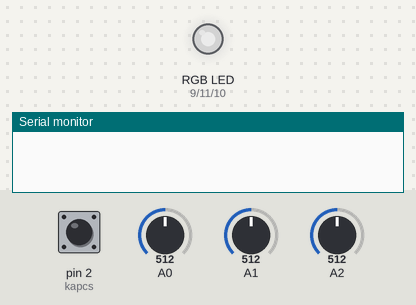
This sketch was run on a simulated Arduino Uno, built with avr-gcc and run on an emulated ATmega328P. Shown: an RGB LED mixed from three pins (HIGH = lit), the last lines printed to the serial monitor. The inputs (shaded band) are chosen by the test bench; at power-on: pin 2 (kapcs) HIGH, A0 = 512, A1 = 512, A2 = 512. Dim RGB values are drawn brighter than linear.

Above: at 3.2 s.
3.3 s: pin 2 (kapcs) pulled LOW for 1 s
At 4.8 s:
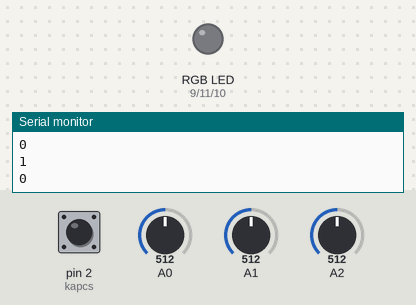
6.3 s: pin 2 (kapcs) pulled LOW for 0.15 s
At 7.6 s:
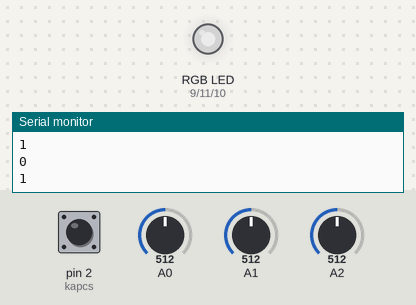
7.9 s: A0 set to 716
At 8.7 s:
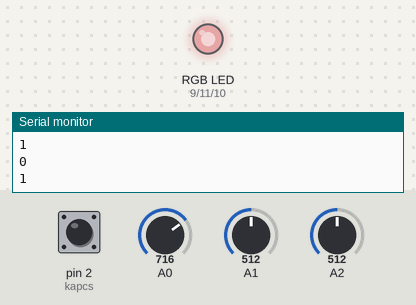
9.4 s: A1 set to 716
At 9.9 s:
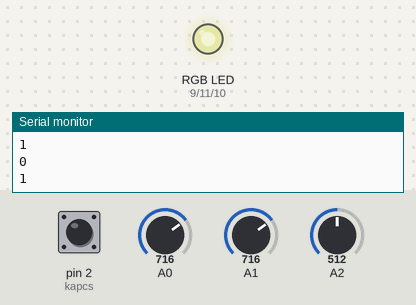
10.9 s: A2 set to 716
At 12.1 s:
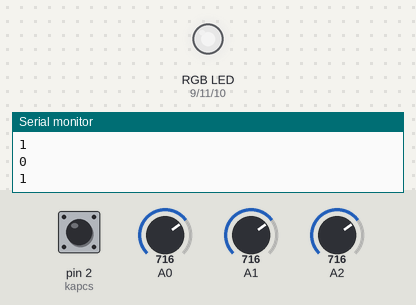
12.4 s: A0 set to 900
At 13.4 s:
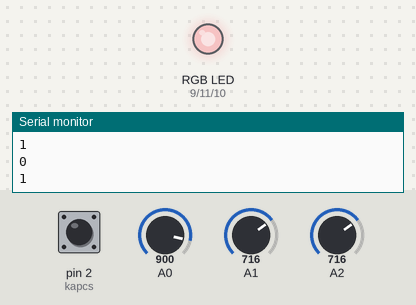
Timing chart, 0 to 14.9 s (numbered marks = the images above; inputs shaded):
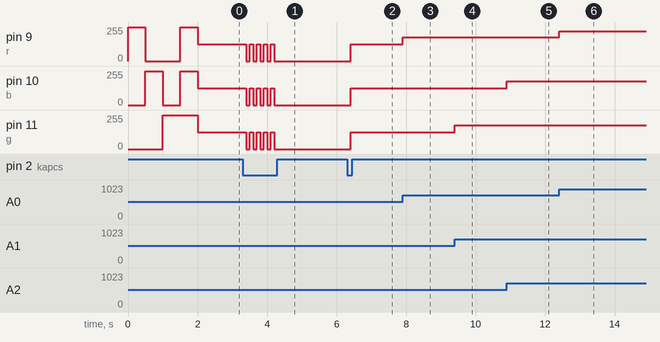

Measured:
- after the input at 3.3 s, pin 9 (r), pin 10 (b), pin 11 (g): alternates 127/255 for 0.10 s and 0/255 for 0.10 s, 9 changes in all, then stays 0/255, starting after 0.10 s
- after the input at 6.3 s, pin 9 (r), pin 10 (b), pin 11 (g): 0/255 → 127/255 after 0.10 s
- after the input at 7.9 s, pin 9 (r): 127/255 → 178/255 at once
- after the input at 9.4 s, pin 11 (g): 127/255 → 178/255 at once
- after the input at 10.9 s, pin 10 (b): 127/255 → 178/255 at once
- after the input at 12.4 s, pin 9 (r): 178/255 → 224/255 at once

The sketch:

RGBLED.ino
```cpp
int r=9;
int b=10;
int g=11;

byte fenyEro=0;
byte irany=1;

int poti=0;

int kapcs=2;

bool mukodik=true;

void setup() {
 pinMode(r, OUTPUT);
 pinMode(b, OUTPUT);
 pinMode(g, OUTPUT);
pinMode(A0, INPUT); Serial.begin(9600);
pinMode(A1,INPUT);
  pinMode(A2,INPUT);
pinMode(kapcs, INPUT_PULLUP);

 digitalWrite(r,1); delay(500);

 digitalWrite(r,0);
digitalWrite(b,1); delay(500);

digitalWrite(b,0);
digitalWrite(g,1); delay(500);

digitalWrite(r,1);
digitalWrite(b,1); delay(500);

digitalWrite(r,0);
digitalWrite(g,0);
digitalWrite(b,0);

//analogWrite(r,125);
//analogWrite(g,15);
//analogWrite(b,214);

}


void loop() {

 if (mukodik){


poti=analogRead(A0);
fenyEro=map (poti,0,1023,0,255);
analogWrite(r,fenyEro);

poti=analogRead(A1);
fenyEro=map (poti,0,1023,0,255);
analogWrite(g,fenyEro);

poti=analogRead(A2);
fenyEro=map (poti,0,1023,0,255);
analogWrite(b,fenyEro);
 }
 else
 {
  digitalWrite(r,0);
  digitalWrite(g,0);
  digitalWrite(b,0);
 }

if(digitalRead(kapcs)==0)
{
  delay(100);
  if (digitalRead(kapcs)==0){
    mukodik=!mukodik;
    Serial.println(mukodik);
    }

  }
  /*Serial.print("Analóg érték: ");
  Serial.print(poti_3);
  Serial.print("; Fényerő: ");
  Serial.println(fenyEro);*/


  //analogWrite(r,fenyEro);
 //analogWrite(b,fenyEro);
 //analogWrite(g,fenyEro);
 /*if (fenyEro==255) irany=-1;
 if (fenyEro==0) irany=1;
 fenyEro=fenyEro+irany;
 delay(10);*/

}
```
